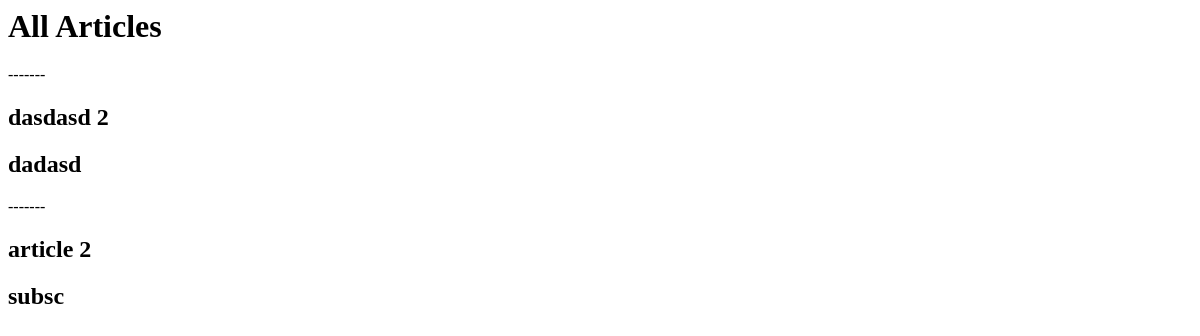
Before: / with the older database file.
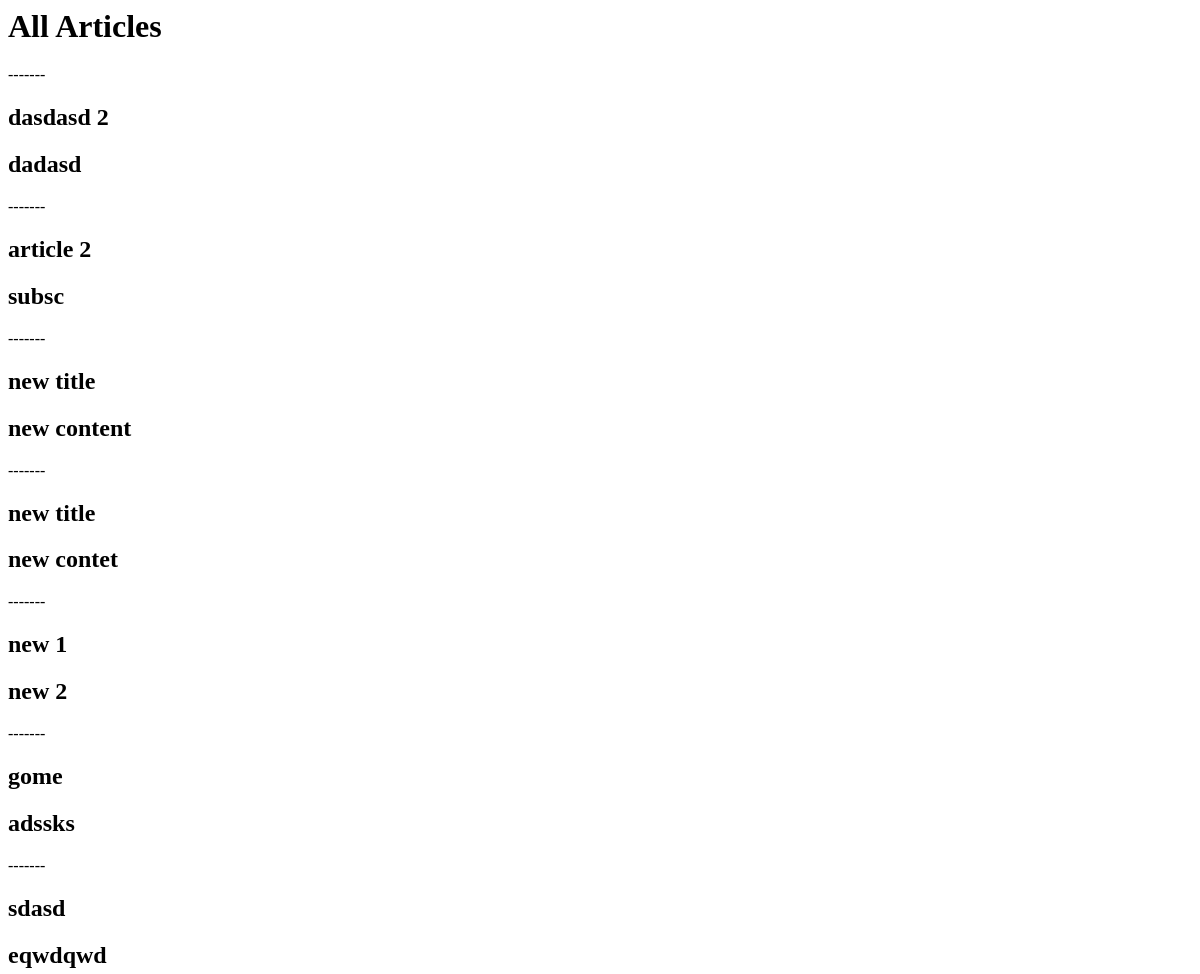
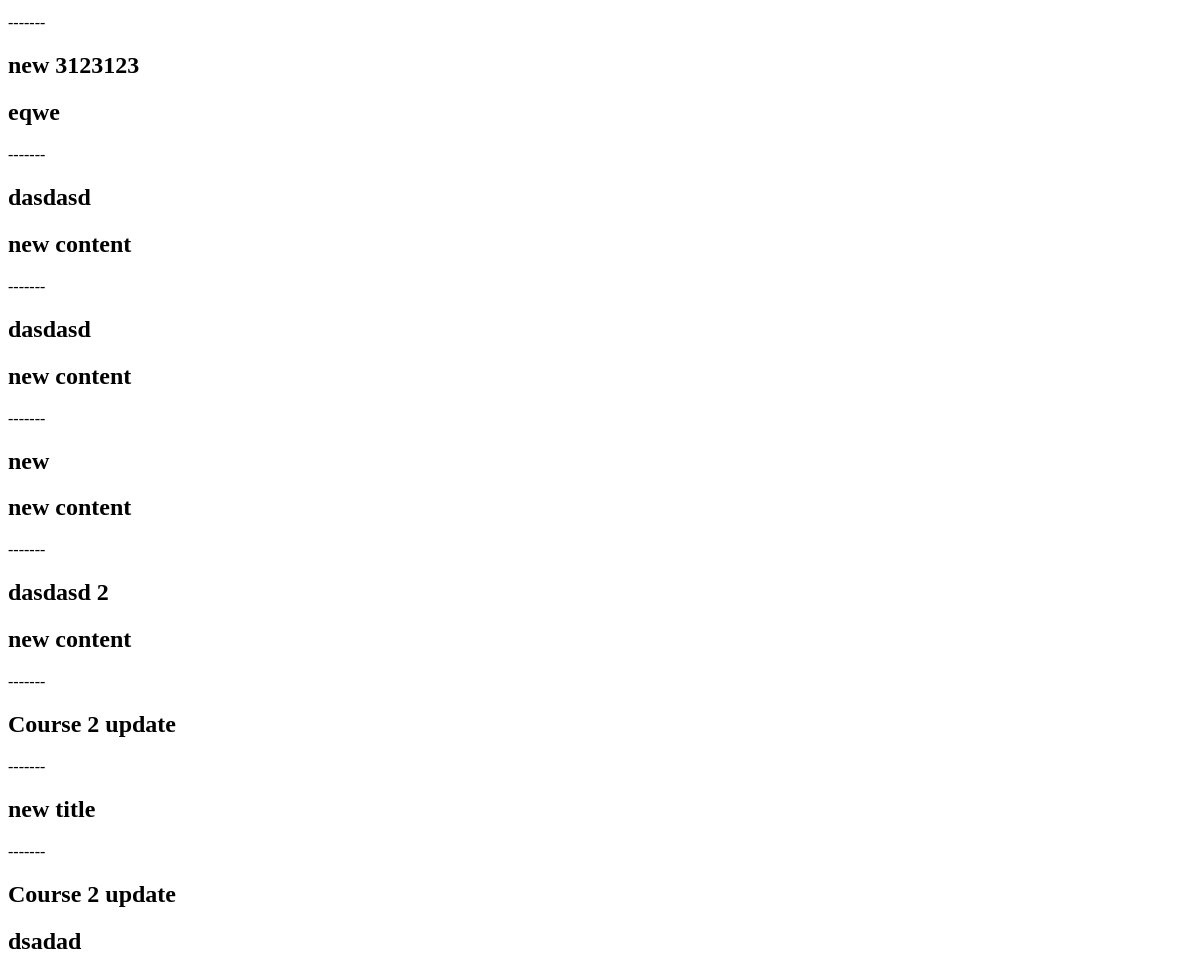
After: the same page with the newer database file (2 pictures, top to bottom).
### articles/models.py (models this page shows)
class ArticleModel(models.Model):
    title = models.CharField(max_length=69)
    content = models.TextField(blank=False, null=False)

### articles/views.py (the view)
# urls.py: path('', home, name='home'),
def home(request, *args, **kwargs):
    article_list = ArticleModel.objects.all()
    context = {
        "article_list": article_list
    }
    return render(request, 'articles/home.html', context)

### articles/templates/articles/home.html
<h1>All Articles</h1>
{% for article in article_list %}
<p>-------</p>
<h2>{{article.title}}</h2>
<h2>{{article.content}}</h2>
{% endfor%}

Changed rows visible on the page:
added ArticleModel: title "new title", content "new content"
added ArticleModel: title "new title", content "new contet"
added ArticleModel: title "new 1", content "new 2"
added ArticleModel: title "gome", content "adssks"
added ArticleModel: title "sdasd", content "eqwdqwd"
added ArticleModel: title "new 3123123", content "eqwe"
added ArticleModel: title "dasdasd", content "new content"
added ArticleModel: title "dasdasd", content "new content"
added ArticleModel: title "new", content "new content"
added ArticleModel: title "dasdasd 2", content "new content"
added ArticleModel: title "Course 2 update"
added ArticleModel: title "new title"
added ArticleModel: title "Course 2 update", content "dsadad"
